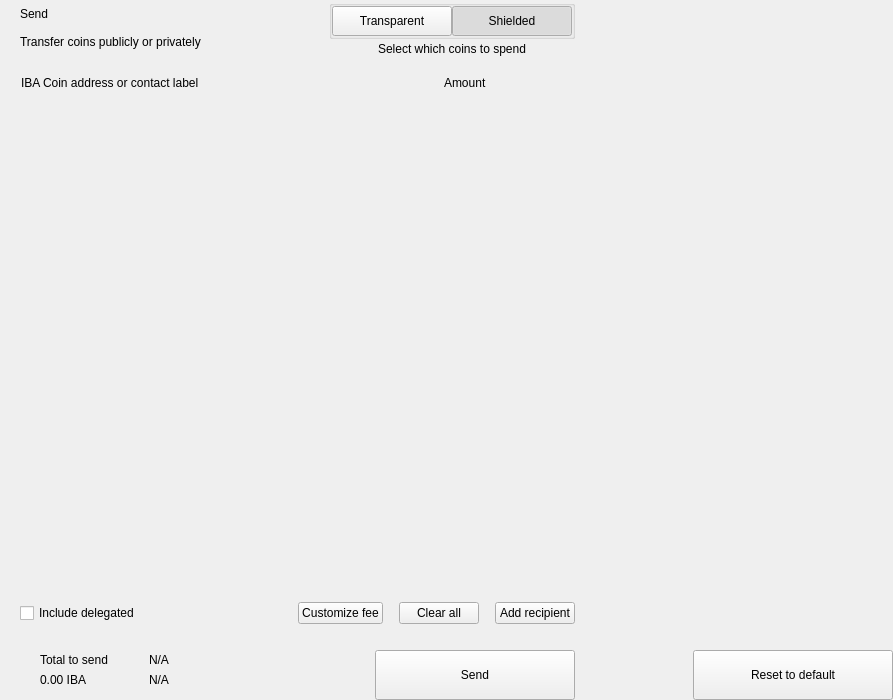
<?xml version="1.0" encoding="UTF-8"?>
<ui version="4.0">
 <class>send</class>
 <widget class="QWidget" name="send">
  <property name="geometry">
   <rect>
    <x>0</x>
    <y>0</y>
    <width>893</width>
    <height>700</height>
   </rect>
  </property>
  <property name="windowTitle">
   <string>Form</string>
  </property>
  <layout class="QHBoxLayout" name="horizontalLayout_2" stretch="2,1">
   <property name="spacing">
    <number>0</number>
   </property>
   <property name="leftMargin">
    <number>0</number>
   </property>
   <property name="topMargin">
    <number>0</number>
   </property>
   <property name="rightMargin">
    <number>0</number>
   </property>
   <property name="bottomMargin">
    <number>0</number>
   </property>
   <item>
    <widget class="QWidget" name="left" native="true">
     <layout class="QVBoxLayout" name="verticalLayout_3">
      <property name="spacing">
       <number>0</number>
      </property>
      <property name="leftMargin">
       <number>0</number>
      </property>
      <property name="topMargin">
       <number>0</number>
      </property>
      <property name="rightMargin">
       <number>0</number>
      </property>
      <property name="bottomMargin">
       <number>0</number>
      </property>
      <item>
       <layout class="QVBoxLayout" name="verticalLayout_22" stretch="0,0,0,1,0,0,0,0">
        <property name="spacing">
         <number>0</number>
        </property>
        <item>
         <layout class="QHBoxLayout" name="horizontalLayout_3">
          <property name="spacing">
           <number>0</number>
          </property>
          <property name="leftMargin">
           <number>20</number>
          </property>
          <property name="rightMargin">
           <number>20</number>
          </property>
          <item>
           <layout class="QVBoxLayout" name="verticalLayout">
            <property name="spacing">
             <number>0</number>
            </property>
            <item>
             <widget class="QLabel" name="labelTitle">
              <property name="text">
               <string>Send</string>
              </property>
              <property name="alignment">
               <set>Qt::AlignLeading|Qt::AlignLeft|Qt::AlignVCenter</set>
              </property>
             </widget>
            </item>
            <item>
             <widget class="QLabel" name="labelSubtitle1">
              <property name="text">
               <string>Transfer coins publicly or privately</string>
              </property>
             </widget>
            </item>
           </layout>
          </item>
          <item>
           <spacer name="horizontalSpacer">
            <property name="orientation">
             <enum>Qt::Horizontal</enum>
            </property>
            <property name="sizeHint" stdset="0">
             <size>
              <width>40</width>
              <height>20</height>
             </size>
            </property>
           </spacer>
          </item>
          <item>
           <layout class="QVBoxLayout" name="verticalLayout_6">
            <property name="spacing">
             <number>3</number>
            </property>
            <item alignment="Qt::AlignHCenter">
             <widget class="QGroupBox" name="groupBox">
              <property name="styleSheet">
               <string notr="true">#groupBox{
padding-top:2px;
}</string>
              </property>
              <property name="title">
               <string/>
              </property>
              <property name="alignment">
               <set>Qt::AlignCenter</set>
              </property>
              <layout class="QHBoxLayout" name="horizontalLayout_4">
               <property name="spacing">
                <number>0</number>
               </property>
               <property name="leftMargin">
                <number>0</number>
               </property>
               <property name="topMargin">
                <number>0</number>
               </property>
               <property name="rightMargin">
                <number>0</number>
               </property>
               <property name="bottomMargin">
                <number>0</number>
               </property>
               <item>
                <widget class="QPushButton" name="pushLeft">
                 <property name="minimumSize">
                  <size>
                   <width>120</width>
                   <height>30</height>
                  </size>
                 </property>
                 <property name="maximumSize">
                  <size>
                   <width>120</width>
                   <height>30</height>
                  </size>
                 </property>
                 <property name="focusPolicy">
                  <enum>Qt::NoFocus</enum>
                 </property>
                 <property name="text">
                  <string>Transparent</string>
                 </property>
                 <property name="checkable">
                  <bool>true</bool>
                 </property>
                 <property name="autoExclusive">
                  <bool>true</bool>
                 </property>
                </widget>
               </item>
               <item>
                <widget class="QPushButton" name="pushRight">
                 <property name="minimumSize">
                  <size>
                   <width>120</width>
                   <height>30</height>
                  </size>
                 </property>
                 <property name="maximumSize">
                  <size>
                   <width>120</width>
                   <height>30</height>
                  </size>
                 </property>
                 <property name="focusPolicy">
                  <enum>Qt::NoFocus</enum>
                 </property>
                 <property name="text">
                  <string>Shielded</string>
                 </property>
                 <property name="checkable">
                  <bool>true</bool>
                 </property>
                 <property name="checked">
                  <bool>true</bool>
                 </property>
                 <property name="autoExclusive">
                  <bool>true</bool>
                 </property>
                </widget>
               </item>
              </layout>
             </widget>
            </item>
            <item alignment="Qt::AlignHCenter|Qt::AlignTop">
             <widget class="QLabel" name="labelSubtitle2">
              <property name="styleSheet">
               <string notr="true"/>
              </property>
              <property name="text">
               <string>Select which coins to spend</string>
              </property>
              <property name="alignment">
               <set>Qt::AlignCenter</set>
              </property>
              <property name="indent">
               <number>0</number>
              </property>
             </widget>
            </item>
           </layout>
          </item>
         </layout>
        </item>
        <item>
         <spacer name="verticalSpacer_2">
          <property name="orientation">
           <enum>Qt::Vertical</enum>
          </property>
          <property name="sizeType">
           <enum>QSizePolicy::Fixed</enum>
          </property>
          <property name="sizeHint" stdset="0">
           <size>
            <width>20</width>
            <height>20</height>
           </size>
          </property>
         </spacer>
        </item>
        <item>
         <layout class="QHBoxLayout" name="horizontalLayout" stretch="6,0,2">
          <property name="spacing">
           <number>0</number>
          </property>
          <property name="leftMargin">
           <number>10</number>
          </property>
          <property name="topMargin">
           <number>0</number>
          </property>
          <property name="rightMargin">
           <number>20</number>
          </property>
          <property name="bottomMargin">
           <number>0</number>
          </property>
          <item>
           <widget class="QLabel" name="labelSubtitleAddress">
            <property name="styleSheet">
             <string notr="true">margin-left:8px;</string>
            </property>
            <property name="text">
             <string>IBA Coin address or contact label</string>
            </property>
           </widget>
          </item>
          <item>
           <spacer name="horizontalSpacer_3">
            <property name="orientation">
             <enum>Qt::Horizontal</enum>
            </property>
            <property name="sizeType">
             <enum>QSizePolicy::Fixed</enum>
            </property>
            <property name="sizeHint" stdset="0">
             <size>
              <width>40</width>
              <height>1</height>
             </size>
            </property>
           </spacer>
          </item>
          <item>
           <widget class="QLabel" name="labelSubtitleAmount">
            <property name="text">
             <string>Amount</string>
            </property>
           </widget>
          </item>
         </layout>
        </item>
        <item>
         <widget class="QScrollArea" name="scrollArea">
          <property name="minimumSize">
           <size>
            <width>0</width>
            <height>350</height>
           </size>
          </property>
          <property name="styleSheet">
           <string notr="true">#scrollArea {
            background:transparent;
            margin-top:10px;
}</string>
          </property>
          <property name="horizontalScrollBarPolicy">
           <enum>Qt::ScrollBarAlwaysOff</enum>
          </property>
          <property name="sizeAdjustPolicy">
           <enum>QAbstractScrollArea::AdjustIgnored</enum>
          </property>
          <property name="widgetResizable">
           <bool>true</bool>
          </property>
          <property name="alignment">
           <set>Qt::AlignLeading|Qt::AlignLeft|Qt::AlignTop</set>
          </property>
          <widget class="QWidget" name="scrollAreaWidgetContents">
           <property name="geometry">
            <rect>
             <x>0</x>
             <y>0</y>
             <width>591</width>
             <height>16</height>
            </rect>
           </property>
           <property name="sizePolicy">
            <sizepolicy hsizetype="Preferred" vsizetype="Maximum">
             <horstretch>0</horstretch>
             <verstretch>0</verstretch>
            </sizepolicy>
           </property>
           <property name="autoFillBackground">
            <bool>false</bool>
           </property>
           <property name="styleSheet">
            <string notr="true">#scrollAreaWidgetContents {
             background:transparent;
             }</string>
           </property>
           <layout class="QVBoxLayout" name="verticalLayout_7">
            <property name="spacing">
             <number>0</number>
            </property>
            <property name="sizeConstraint">
             <enum>QLayout::SetDefaultConstraint</enum>
            </property>
            <property name="leftMargin">
             <number>0</number>
            </property>
            <property name="topMargin">
             <number>0</number>
            </property>
            <property name="rightMargin">
             <number>0</number>
            </property>
            <property name="bottomMargin">
             <number>0</number>
            </property>
           </layout>
          </widget>
         </widget>
        </item>
        <item>
         <spacer name="verticalSpacer_4">
          <property name="orientation">
           <enum>Qt::Vertical</enum>
          </property>
          <property name="sizeType">
           <enum>QSizePolicy::Fixed</enum>
          </property>
          <property name="sizeHint" stdset="0">
           <size>
            <width>20</width>
            <height>20</height>
           </size>
          </property>
         </spacer>
        </item>
        <item>
         <layout class="QHBoxLayout" name="horizontalLayout_20">
          <property name="spacing">
           <number>6</number>
          </property>
          <property name="leftMargin">
           <number>20</number>
          </property>
          <property name="rightMargin">
           <number>20</number>
          </property>
          <item>
           <widget class="QCheckBox" name="checkBoxDelegations">
            <property name="layoutDirection">
             <enum>Qt::LeftToRight</enum>
            </property>
            <property name="text">
             <string>Include delegated</string>
            </property>
           </widget>
          </item>
          <item>
           <spacer name="horizontalSpacer_4">
            <property name="orientation">
             <enum>Qt::Horizontal</enum>
            </property>
            <property name="sizeHint" stdset="0">
             <size>
              <width>10</width>
              <height>20</height>
             </size>
            </property>
           </spacer>
          </item>
          <item>
           <widget class="QPushButton" name="pushButtonFee">
            <property name="focusPolicy">
             <enum>Qt::NoFocus</enum>
            </property>
            <property name="text">
             <string>Customize fee</string>
            </property>
           </widget>
          </item>
          <item>
           <spacer name="horizontalSpacer_11">
            <property name="orientation">
             <enum>Qt::Horizontal</enum>
            </property>
            <property name="sizeType">
             <enum>QSizePolicy::Minimum</enum>
            </property>
            <property name="sizeHint" stdset="0">
             <size>
              <width>10</width>
              <height>20</height>
             </size>
            </property>
           </spacer>
          </item>
          <item>
           <widget class="QPushButton" name="pushButtonClear">
            <property name="focusPolicy">
             <enum>Qt::NoFocus</enum>
            </property>
            <property name="layoutDirection">
             <enum>Qt::RightToLeft</enum>
            </property>
            <property name="text">
             <string>Clear all</string>
            </property>
           </widget>
          </item>
          <item>
           <spacer name="horizontalSpacer_6">
            <property name="orientation">
             <enum>Qt::Horizontal</enum>
            </property>
            <property name="sizeType">
             <enum>QSizePolicy::Fixed</enum>
            </property>
            <property name="sizeHint" stdset="0">
             <size>
              <width>10</width>
              <height>20</height>
             </size>
            </property>
           </spacer>
          </item>
          <item>
           <widget class="QPushButton" name="pushButtonAddRecipient">
            <property name="focusPolicy">
             <enum>Qt::NoFocus</enum>
            </property>
            <property name="text">
             <string>Add recipient</string>
            </property>
           </widget>
          </item>
         </layout>
        </item>
        <item>
         <spacer name="verticalSpacer">
          <property name="orientation">
           <enum>Qt::Vertical</enum>
          </property>
          <property name="sizeType">
           <enum>QSizePolicy::Fixed</enum>
          </property>
          <property name="sizeHint" stdset="0">
           <size>
            <width>20</width>
            <height>16</height>
           </size>
          </property>
         </spacer>
        </item>
        <item>
         <layout class="QHBoxLayout" name="horizontalLayout_7">
          <property name="rightMargin">
           <number>20</number>
          </property>
          <item>
           <layout class="QHBoxLayout" name="horizontalLayout_10">
            <property name="spacing">
             <number>0</number>
            </property>
            <property name="leftMargin">
             <number>8</number>
            </property>
            <item>
             <widget class="QStackedWidget" name="stackedWidget">
              <property name="minimumSize">
               <size>
                <width>0</width>
                <height>60</height>
               </size>
              </property>
              <property name="maximumSize">
               <size>
                <width>16777215</width>
                <height>60</height>
               </size>
              </property>
              <widget class="QWidget" name="page1">
               <layout class="QVBoxLayout" name="verticalLayout_71" stretch="0">
                <property name="spacing">
                 <number>6</number>
                </property>
                <property name="leftMargin">
                 <number>12</number>
                </property>
                <property name="topMargin">
                 <number>0</number>
                </property>
                <property name="rightMargin">
                 <number>0</number>
                </property>
                <property name="bottomMargin">
                 <number>0</number>
                </property>
                <item>
                 <widget class="QWidget" name="coinWidget" native="true">
                  <property name="minimumSize">
                   <size>
                    <width>0</width>
                    <height>60</height>
                   </size>
                  </property>
                  <property name="maximumSize">
                   <size>
                    <width>16777215</width>
                    <height>60</height>
                   </size>
                  </property>
                  <layout class="QHBoxLayout" name="horizontalLayout_9">
                   <property name="spacing">
                    <number>0</number>
                   </property>
                   <property name="leftMargin">
                    <number>20</number>
                   </property>
                   <property name="topMargin">
                    <number>10</number>
                   </property>
                   <property name="rightMargin">
                    <number>20</number>
                   </property>
                   <property name="bottomMargin">
                    <number>10</number>
                   </property>
                   <item>
                    <layout class="QVBoxLayout" name="verticalSend">
                     <property name="spacing">
                      <number>0</number>
                     </property>
                     <item>
                      <widget class="QLabel" name="labelTitleTotalSend">
                       <property name="text">
                        <string>Total to send</string>
                       </property>
                      </widget>
                     </item>
                     <item>
                      <widget class="QLabel" name="labelAmountSend">
                       <property name="text">
                        <string notr="true">0.00 IBA</string>
                       </property>
                      </widget>
                     </item>
                    </layout>
                   </item>
                   <item>
                    <spacer name="horizontalSpacer_9">
                     <property name="orientation">
                      <enum>Qt::Horizontal</enum>
                     </property>
                     <property name="sizeType">
                      <enum>QSizePolicy::Fixed</enum>
                     </property>
                     <property name="sizeHint" stdset="0">
                      <size>
                       <width>20</width>
                       <height>20</height>
                      </size>
                     </property>
                    </spacer>
                   </item>
                   <item>
                    <widget class="QLabel" name="labelLine">
                     <property name="minimumSize">
                      <size>
                       <width>1</width>
                       <height>0</height>
                      </size>
                     </property>
                     <property name="maximumSize">
                      <size>
                       <width>1</width>
                       <height>16777215</height>
                      </size>
                     </property>
                     <property name="text">
                      <string/>
                     </property>
                    </widget>
                   </item>
                   <item>
                    <spacer name="horizontalSpacer_10">
                     <property name="orientation">
                      <enum>Qt::Horizontal</enum>
                     </property>
                     <property name="sizeType">
                      <enum>QSizePolicy::Fixed</enum>
                     </property>
                     <property name="sizeHint" stdset="0">
                      <size>
                       <width>20</width>
                       <height>20</height>
                      </size>
                     </property>
                    </spacer>
                   </item>
                   <item>
                    <layout class="QVBoxLayout" name="verticalRemaining">
                     <property name="spacing">
                      <number>0</number>
                     </property>
                     <item>
                      <widget class="QLabel" name="labelTitleTotalRemaining">
                       <property name="text">
                        <string notr="true">N/A</string>
                       </property>
                      </widget>
                     </item>
                     <item>
                      <widget class="QLabel" name="labelAmountRemaining">
                       <property name="text">
                        <string notr="true">N/A</string>
                       </property>
                      </widget>
                     </item>
                    </layout>
                   </item>
                  </layout>
                 </widget>
                </item>
               </layout>
              </widget>
              <widget class="QWidget" name="page_2"/>
             </widget>
            </item>
           </layout>
          </item>
          <item>
           <spacer name="horizontalSpacer_5">
            <property name="orientation">
             <enum>Qt::Horizontal</enum>
            </property>
            <property name="sizeType">
             <enum>QSizePolicy::Expanding</enum>
            </property>
            <property name="sizeHint" stdset="0">
             <size>
              <width>40</width>
              <height>20</height>
             </size>
            </property>
           </spacer>
          </item>
          <item alignment="Qt::AlignBottom">
           <widget class="QPushButton" name="pushButtonSave">
            <property name="minimumSize">
             <size>
              <width>200</width>
              <height>50</height>
             </size>
            </property>
            <property name="maximumSize">
             <size>
              <width>200</width>
              <height>50</height>
             </size>
            </property>
            <property name="focusPolicy">
             <enum>Qt::NoFocus</enum>
            </property>
            <property name="text">
             <string>Send</string>
            </property>
           </widget>
          </item>
         </layout>
        </item>
       </layout>
      </item>
     </layout>
    </widget>
   </item>
   <item>
    <widget class="QWidget" name="right" native="true">
     <layout class="QVBoxLayout" name="verticalLayout_5">
      <property name="leftMargin">
       <number>0</number>
      </property>
      <property name="topMargin">
       <number>0</number>
      </property>
      <property name="rightMargin">
       <number>0</number>
      </property>
      <property name="bottomMargin">
       <number>0</number>
      </property>
      <item>
       <layout class="QVBoxLayout" name="verticalLayout_4">
        <property name="spacing">
         <number>6</number>
        </property>
        <item>
         <widget class="OptionButton" name="btnCoinControl" native="true">
          <property name="minimumSize">
           <size>
            <width>0</width>
            <height>50</height>
           </size>
          </property>
         </widget>
        </item>
        <item>
         <widget class="OptionButton" name="btnChangeAddress" native="true">
          <property name="minimumSize">
           <size>
            <width>0</width>
            <height>50</height>
           </size>
          </property>
         </widget>
        </item>
        <item>
         <widget class="OptionButton" name="btnUri" native="true">
          <property name="minimumSize">
           <size>
            <width>0</width>
            <height>50</height>
           </size>
          </property>
         </widget>
        </item>
        <item>
         <widget class="OptionButton" name="btnShieldCoins" native="true">
          <property name="minimumSize">
           <size>
            <width>0</width>
            <height>50</height>
           </size>
          </property>
         </widget>
        </item>
        <item>
         <spacer name="verticalSpacer_5">
          <property name="orientation">
           <enum>Qt::Vertical</enum>
          </property>
          <property name="sizeHint" stdset="0">
           <size>
            <width>20</width>
            <height>40</height>
           </size>
          </property>
         </spacer>
        </item>
        <item>
         <layout class="QHBoxLayout" name="horizontalLayout_8">
          <item>
           <spacer name="horizontalSpacer_7">
            <property name="orientation">
             <enum>Qt::Horizontal</enum>
            </property>
            <property name="sizeHint" stdset="0">
             <size>
              <width>40</width>
              <height>20</height>
             </size>
            </property>
           </spacer>
          </item>
          <item>
           <widget class="QPushButton" name="pushButtonReset">
            <property name="minimumSize">
             <size>
              <width>200</width>
              <height>50</height>
             </size>
            </property>
            <property name="maximumSize">
             <size>
              <width>200</width>
              <height>50</height>
             </size>
            </property>
            <property name="focusPolicy">
             <enum>Qt::NoFocus</enum>
            </property>
            <property name="text">
             <string>Reset to default</string>
            </property>
           </widget>
          </item>
         </layout>
        </item>
       </layout>
      </item>
     </layout>
    </widget>
   </item>
  </layout>
 </widget>
 <customwidgets>
  <customwidget>
   <class>OptionButton</class>
   <extends>QWidget</extends>
   <header>qt/ibacoin/optionbutton.h</header>
   <container>1</container>
  </customwidget>
 </customwidgets>
 <resources/>
 <connections/>
</ui>
